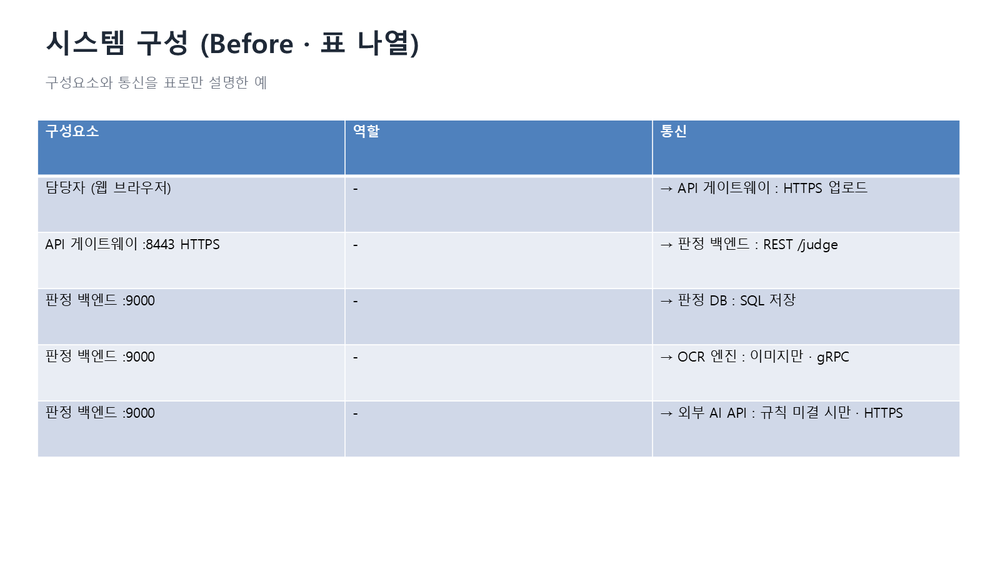
#> input picture .ai-collab/reports/R342-assets/before-table.png, 1000 x 562 px, shrunk from 1600 x 900 before the run
$ python verify-image-whitespace.py ../../.ai-collab/reports/R342-assets/before-table.png
#> lines starting #> are read from the running program, lines starting #| are printed output that depends on the picture; after the words box and inside, x2 and y2 are one past the last pixel; in counts of white or black regions, pixels touching at a corner belong together
"""PNG 안 흰 여백 자동 검출 — banner 등 콘텐츠 끝 ~ PNG 끝 사이 빈 공간 측정.

기준:
- 상하 흰 띠 >= 5% 페이지 높이 = WARN
- 좌우 흰 띠 >= 5% 페이지 폭 = WARN

PIL bbox + 색 분석 — 콘텐츠 영역 (non-background pixels) vs PNG 전체.
"""
import sys
try:  # 한글 콘솔(cp949) 에서 비 cp949 문자 출력 시 UnicodeEncodeError 로 죽던 것 — 출력을 UTF-8 로 고정 (2026-11-18 R277)
    sys.stdout.reconfigure(encoding="utf-8", errors="replace")
    sys.stderr.reconfigure(encoding="utf-8", errors="replace")
except (AttributeError, ValueError):
    pass
from pathlib import Path

try:
    from PIL import Image
    import numpy as np
except ImportError:
    print("[SKIP] PIL/numpy 없음 — verify-image-whitespace 건너뜀")
    sys.exit(0)


def detect_whitespace(png_path: Path, threshold: float = 0.05) -> dict:
    """PNG 의 상하좌우 흰 띠 비율 측정."""
#> called with threshold = 0.05
    img = Image.open(str(png_path)).convert("RGB")
#> img is the input picture: PIL image 1000x562 RGB; mean R, G, B 220.3, 227.6, 238.4
    arr = np.array(img)
    h, w = arr.shape[:2]
#> h = 562; w = 1000
    # 배경색 추정 — 모서리 4개 평균 (PNG body background)
    bg = np.mean([arr[0, 0], arr[0, w-1], arr[h-1, 0], arr[h-1, w-1]], axis=0)
#> bg = [255, 255, 255]
    # 콘텐츠 mask — 배경색과 차이 >= 30 인 픽셀
    diff = np.abs(arr.astype(int) - bg).sum(axis=2)
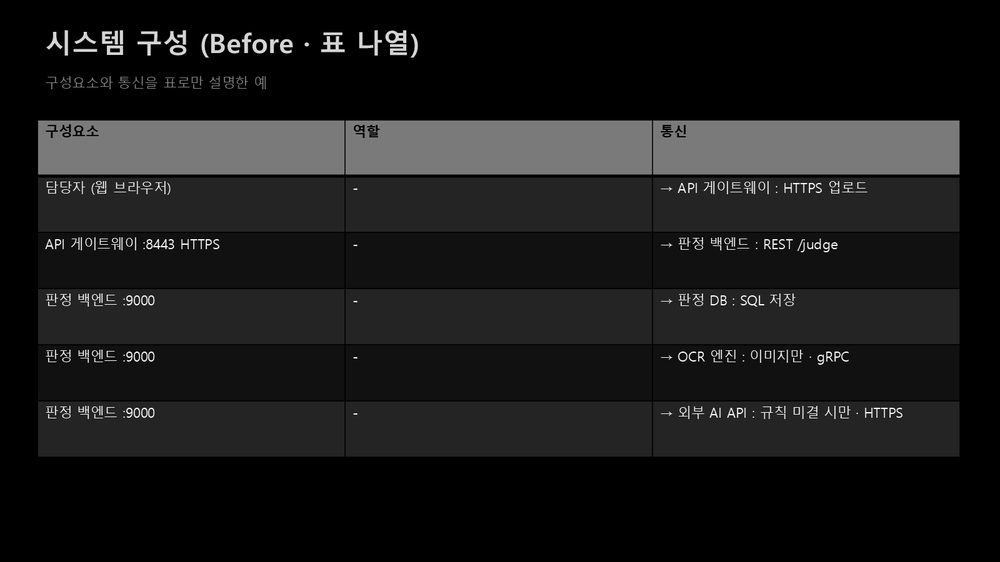
#> diff: shape (562, 1000) float64; min 0, max 765, mean 78.6; drawn with min black and max white
    content_mask = diff > 30  # 콘텐츠 픽셀
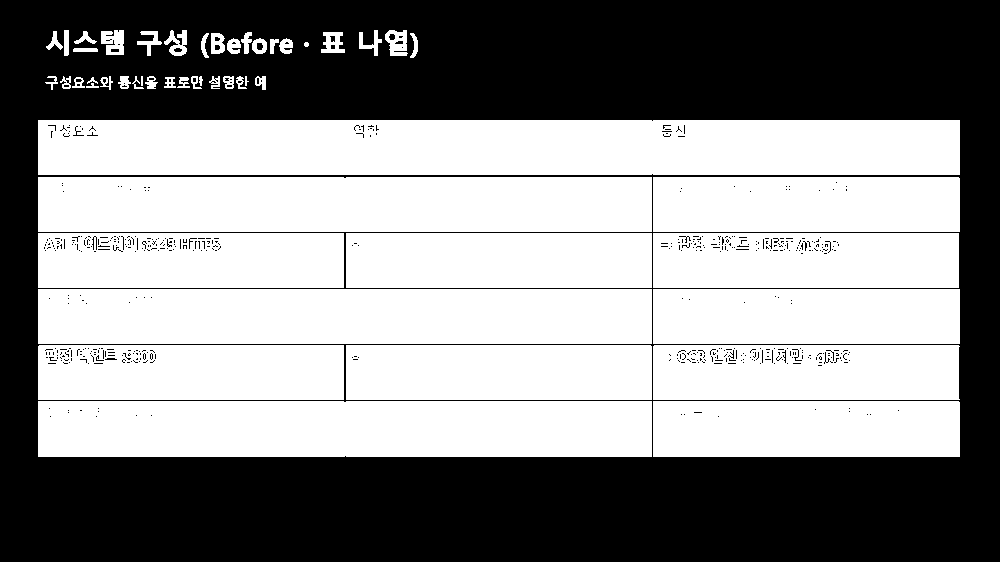
#> content_mask: shape (562, 1000) bool; 54.7% white; 548 black regions (533 under 20 px), largest, box (x1, y1, x2, y2) and area: (0, 0, 1000, 562) 252192, (257, 43, 263, 50) 37, (389, 34, 395, 40) 30
    # 행/열 별로 콘텐츠 있는지
    rows_has_content = content_mask.any(axis=1)
    cols_has_content = content_mask.any(axis=0)
    # 상하좌우 띠
    top = 0
    while top < h and not rows_has_content[top]:
        top += 1
#> this loop made 30 passes
#> after the loop, top = 30
    bottom = 0
    while bottom < h and not rows_has_content[h - 1 - bottom]:
        bottom += 1
#> this loop made 105 passes
#> after the loop, bottom = 105
    left = 0
    while left < w and not cols_has_content[left]:
        left += 1
#> this loop made 38 passes
#> after the loop, left = 38
    right = 0
    while right < w and not cols_has_content[w - 1 - right]:
        right += 1
#> this loop made 40 passes
#> after the loop, right = 40
    return {
        "size": (w, h),
        "top": top, "top_ratio": top / h,
        "bottom": bottom, "bottom_ratio": bottom / h,
        "left": left, "left_ratio": left / w,
        "right": right, "right_ratio": right / w,
    }


def detect_cutoff(png_path: Path, edge_band: int = 5) -> bool:
    """PNG 가장 하단 5px 에 콘텐츠 픽셀이 매우 많으면 (>50%) 진짜 잘림."""
    img = Image.open(str(png_path)).convert("RGB")
    arr = np.array(img)
    h, w = arr.shape[:2]
    bg = np.mean([arr[0, 0], arr[0, w-1]], axis=0)
    diff = np.abs(arr.astype(int) - bg).sum(axis=2)
    bottom_band = diff[h-edge_band:h, :]
    content_pct = (bottom_band > 30).mean()
    return content_pct > 0.50  # 50%+ 만 진짜 잘림


def verify(target: Path, threshold: float = 0.05) -> int:
    """target 디렉토리/파일 검사. 5% 초과 띠 = WARN."""
    pngs = []
    if target.is_file() and target.suffix == ".png":
        pngs = [target]
    elif target.is_dir():
        pngs = sorted(target.glob("*.png"))
    if not pngs:
        print(f"[INFO] {target} — PNG 없음")
        return 0

    warns = []
    cuts = []
    for p in pngs:
        try:
            d = detect_whitespace(p)
#> d = 9 items
        except Exception as e:
            print(f"[ERR] {p.name}: {e}")
            continue
        flags = []
        if d["top_ratio"] >= threshold:
            flags.append(f"위{d['top_ratio']:.1%}")
        if d["bottom_ratio"] >= threshold:
            flags.append(f"아래{d['bottom_ratio']:.1%}")
        if d["left_ratio"] >= threshold:
            flags.append(f"좌{d['left_ratio']:.1%}")
        if d["right_ratio"] >= threshold:
            flags.append(f"우{d['right_ratio']:.1%}")
        if flags:
            warns.append((p.name, flags))
        # cutoff 검출은 banner 가 페이지 끝까지 차면 false positive 많아 보류
        pass

    if cuts:
        print(f"[FAIL] PNG 잘림 의심 {len(cuts)}/{len(pngs)} 개 (하단 콘텐츠 박혀 있음):")
        for name in cuts:
            print(f"  {name}")
    if warns:
        print(f"[WARN] PNG 흰 여백 {len(warns)}/{len(pngs)} 개 발견 (>={threshold:.0%}):")
#| [WARN] PNG 흰 여백 1/1 개 발견 (>=5%):
        for name, flags in warns:
            print(f"  {name}: {', '.join(flags)}")
#> this loop made 1 pass
#> (name, flags) on pass 1: ('before-table.png', ['위5.3%', '아래18.7%'])
#|   before-table.png: 위5.3%, 아래18.7%
        return 1
    if cuts:
        return 1
    print(f"[PASS] 흰 여백 + 잘림 검증 — {len(pngs)}/{len(pngs)} 모두 통과")
    return 0


if __name__ == "__main__":
    if len(sys.argv) < 2:
        print("usage: verify-image-whitespace.py <png-or-dir>")
        sys.exit(2)
    rc = verify(Path(sys.argv[1]))
#> (the run stopped early here; a loop or call above may not have finished)
